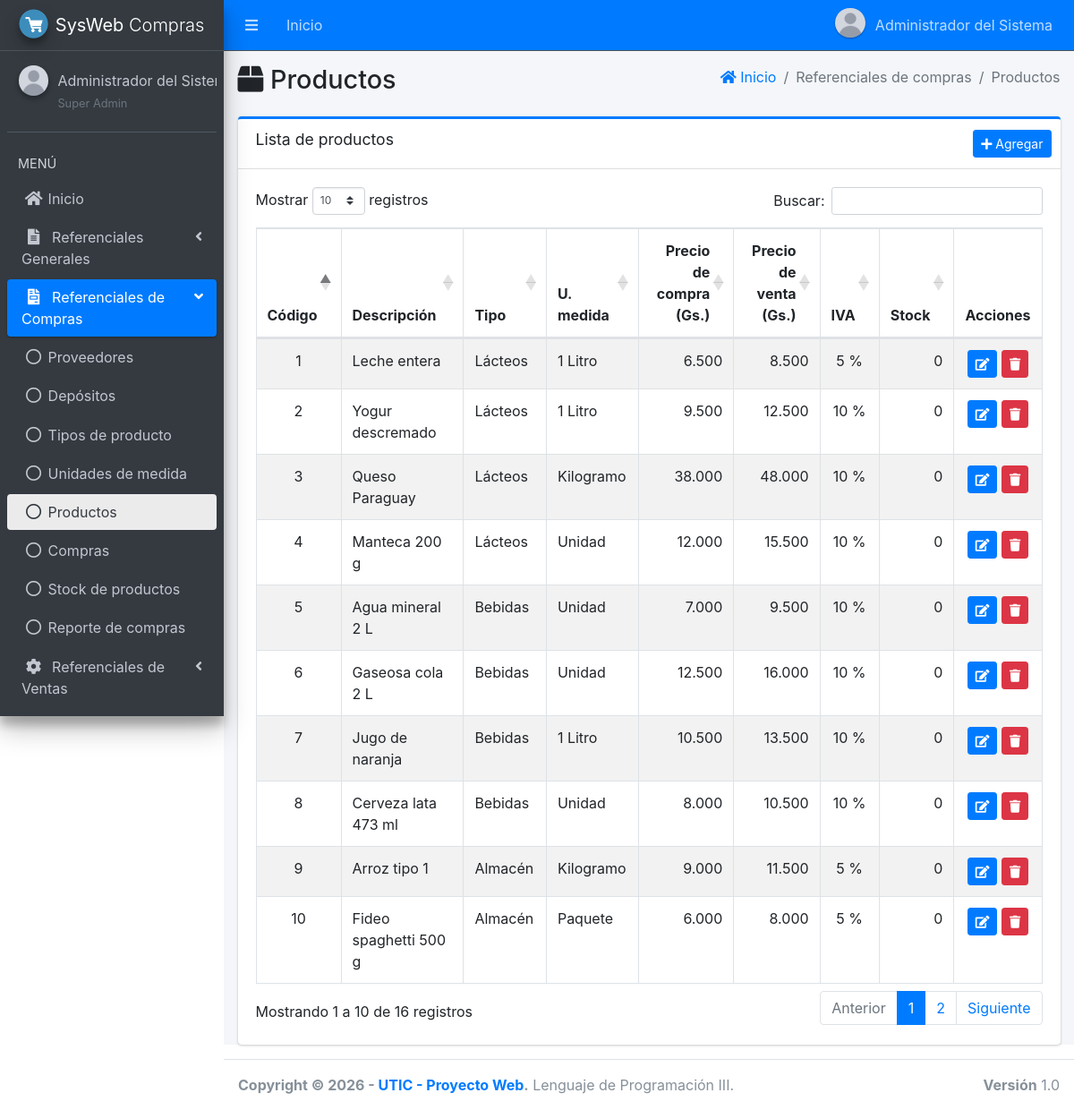
Page /main.php?module=productos (signed in) on the committed database.
### tables this page shows
CREATE TABLE menu (
    id_menu   INT AUTO_INCREMENT PRIMARY KEY,
    id_padre  INT NULL COMMENT 'NULL = opción de primer nivel o grupo',
    titulo    VARCHAR(50) NOT NULL,
    icono     VARCHAR(50) NOT NULL DEFAULT 'far fa-circle',
    modulo    VARCHAR(30) NULL COMMENT 'Clave del módulo (main.php?module=...). NULL = grupo',
    orden     INT NOT NULL DEFAULT 0,
    UNIQUE KEY uk_menu_modulo (modulo),
    CONSTRAINT fk_menu_padre FOREIGN KEY (id_padre)
        REFERENCES menu (id_menu) ON UPDATE CASCADE ON DELETE CASCADE
);

CREATE TABLE producto (
    cod_producto      INT AUTO_INCREMENT PRIMARY KEY,
    p_descrip         VARCHAR(100) NOT NULL,
    id_tipo_producto  INT NOT NULL,
    id_u_medida       INT NOT NULL,
    precio            DECIMAL(15,0) NOT NULL DEFAULT 0 COMMENT 'Precio de compra de referencia (Gs.)',
    precio_venta      DECIMAL(15,0) NOT NULL DEFAULT 0 COMMENT 'Precio de venta, IVA incluido (Gs.)',
    iva               TINYINT UNSIGNED NOT NULL DEFAULT 10 COMMENT 'Tasa de IVA: 10, 5 o 0 (exento)',
    UNIQUE KEY uk_producto (p_descrip),
    CONSTRAINT fk_producto_tipo FOREIGN KEY (id_tipo_producto)
        REFERENCES tipo_producto (id_tipo_producto) ON UPDATE CASCADE ON DELETE RESTRICT,
    CONSTRAINT fk_producto_medida FOREIGN KEY (id_u_medida)
        REFERENCES u_medida (id_u_medida) ON UPDATE CASCADE ON DELETE RESTRICT
);

CREATE TABLE tipo_producto (
    id_tipo_producto  INT AUTO_INCREMENT PRIMARY KEY,
    t_p_descrip       VARCHAR(60) NOT NULL,
    UNIQUE KEY uk_tipo_producto (t_p_descrip)
);

CREATE TABLE u_medida (
    id_u_medida   INT AUTO_INCREMENT PRIMARY KEY,
    u_descrip     VARCHAR(30) NOT NULL,
    UNIQUE KEY uk_u_medida (u_descrip)
);

### app/config/database.php (called while the page is built, shortened)
<?php
function db(): PDO
{
    static $pdo = null;
    if ($pdo === null) {
        $dsn = 'mysql:host=' . DB_HOST . ';port=' . DB_PORT . ';dbname=' . DB_NAME . ';charset=utf8mb4';
        try {
            $pdo = new PDO($dsn, DB_USER, DB_PASS, [
                PDO::ATTR_ERRMODE            => PDO::ERRMODE_EXCEPTION,
                PDO::ATTR_DEFAULT_FETCH_MODE => PDO::FETCH_ASSOC,
                PDO::ATTR_EMULATE_PREPARES   => false,
            ]);
            $pdo->exec("SET time_zone = '" . date('P') . "'");
        } catch (PDOException $e) {
            error_log('Error de conexión: ' . $e->getMessage());
            http_response_code(500);
            exit('No se pudo conectar con la base de datos. Verifique la configuración en config/config.php.');
        }
    }
    return $pdo;
}

### app/core/rutas.php (called while the page is built, shortened)
<?php
return [
    'start'             => ['start.php',                 'start'],
    'password'          => ['password/form.php',         'password'],
    'perfil'            => ['perfil/view.php',           'perfil'],
    'form_perfil'       => ['perfil/form.php',           'perfil'],
    'user'              => ['user/view.php',             'user'],
    'form_user'         => ['user/form.php',             'user'],
    'permisos'          => ['permisos/view.php',         'permisos'],
    'departamento'      => ['departamento/view.php',     'departamento'],
    'form_departamento' => ['departamento/form.php',     'departamento'],
    'ciudad'            => ['ciudad/view.php',           'ciudad'],
    'form_ciudad'       => ['ciudad/form.php',           'ciudad'],
    'proveedores'       => ['proveedores/view.php',      'proveedores'],
    'form_proveedores'  => ['proveedores/form.php',      'proveedores'],
    'deposito'          => ['simple/view.php',           'deposito'],
    'form_deposito'     => ['simple/form.php',           'deposito'],
    'tipo_producto'     => ['simple/view.php',           'tipo_producto'],
    'form_tipo_producto'=> ['simple/form.php',           'tipo_producto'],
    'u_medida'          => ['simple/view.php',           'u_medida'],
    'form_u_medida'     => ['simple/form.php',           'u_medida'],
    'productos'         => ['productos/view.php',        'productos'],
    'form_productos'    => ['productos/form.php',        'productos'],
    'clientes'          => ['clientes/view.php',         'clientes'],
    'form_clientes'     => ['clientes/form.php',         'clientes'],
    'compras'           => ['compras/view.php',          'compras'],
    'form_compras'      => ['compras/form.php',          'compras'],
    'detalle_compras'   => ['compras/detalle.php',       'compras'],
    'ventas'            => ['ventas/view.php',           'ventas'],
    'form_ventas'       => ['ventas/form.php',           'ventas'],
    'detalle_ventas'    => ['ventas/detalle.php',        'ventas'],
    'reporte_ventas'    => ['reporte_ventas/view.php',   'reporte_ventas'],
    'timbrado'          => ['timbrado/view.php',         'timbrado'],
    'stock'             => ['stock/view.php',            'stock'],
    'reporte_compras'   => ['reporte_compras/view.php',  'reporte_compras'],
];

### app/views/layout/content.php (called while the page is built, shortened)
<?php
[$archivo, $permiso] = $rutas[$module];
include __DIR__ . '/../' . $archivo;

### app/views/productos/view.php (the view, shortened to what this page needs)
<?php
$filas = db()->query('SELECT p.cod_producto, p.p_descrip, p.precio, p.precio_venta, p.iva, t.t_p_descrip, m.u_descrip,
                             COALESCE(SUM(s.cantidad), 0) AS stock
                      FROM producto p
                      JOIN tipo_producto t ON t.id_tipo_producto = p.id_tipo_producto
                      JOIN u_medida m ON m.id_u_medida = p.id_u_medida
                      LEFT JOIN stock s ON s.cod_producto = p.cod_producto
                      GROUP BY p.cod_producto, p.p_descrip, p.precio, p.precio_venta, p.iva, t.t_p_descrip, m.u_descrip
                      ORDER BY p.p_descrip')->fetchAll();
?>
<section class="content">
    <div class="container-fluid">
        <div class="card card-primary card-outline">
            <div class="card-header">
                <h3 class="card-title">Lista de productos</h3>
                <div class="card-tools">
                    <a href="main.php?module=form_productos&amp;form=add" class="btn btn-primary btn-sm"><i class="fas fa-plus"></i> Agregar</a>
                </div>
            </div>
            <div class="card-body table-responsive">
                <table class="table table-bordered table-striped table-hover datatable">
                    <thead>
                    <tr>
                        <th class="text-center">Código</th>
                        <th>Descripción</th>
                        <th>Tipo</th>
                        <th>U. medida</th>
                        <th class="text-right">Precio de compra (Gs.)</th>
                        <th class="text-right">Precio de venta (Gs.)</th>
                        <th class="text-center">IVA</th>
                        <th class="text-right">Stock</th>
                        <th class="text-center no-sort">Acciones</th>
                    </tr>
                    </thead>
                    <tbody>
                    <?php foreach ($filas as $f): ?>
                        <tr>
                            <td class="text-center"><?= (int) $f['cod_producto'] ?></td>
                            <td><?= e($f['p_descrip']) ?></td>
                            <td><?= e($f['t_p_descrip']) ?></td>
                            <td><?= e($f['u_descrip']) ?></td>
                            <td class="text-right" data-order="<?= (int) $f['precio'] ?>"><?= gs($f['precio']) ?></td>
                            <td class="text-right" data-order="<?= (int) $f['precio_venta'] ?>"><?= gs($f['precio_venta']) ?></td>
                            <td class="text-center"><?= (int) $f['iva'] === 0 ? 'Exento' : (int) $f['iva'] . ' %' ?></td>
                            <td class="text-right" data-order="<?= (int) $f['stock'] ?>"><?= gs($f['stock']) ?></td>
                            <td class="text-center text-nowrap">
                                <a href="main.php?module=form_productos&amp;form=edit&amp;id=<?= (int) $f['cod_producto'] ?>"
                                   class="btn btn-primary btn-sm" title="Modificar"><i class="fas fa-edit"></i></a>
                                <form action="modules/productos/procesar.php?act=delete" method="post" class="d-inline"
                                      onsubmit="return confirm('¿Confirma eliminar el producto seleccionado?');">
                                    <button type="submit" class="btn btn-danger btn-sm" title="Eliminar"><i class="fas fa-trash"></i></button>
                                </form>
                            </td>
                        </tr>
                    <?php endforeach; ?>
                    </tbody>
                </table>
            </div>
        </div>
    </div>
</section>

### app/views/layout/side_menu.php (shortened to what this page needs)
<?php
$items = db()->query('SELECT id_menu, id_padre, titulo, icono, modulo FROM menu ORDER BY orden, id_menu')->fetchAll();
$raiz  = [];
$hijos = [];
foreach ($items as $it) {
    if ($it['id_padre'] === null) {
        $raiz[] = $it;
    } else {
        $hijos[(int) $it['id_padre']][] = $it;
    }
}
function menu_enlace(array $it, string $modulo_actual, bool $hijo): string
{
    $activo = $it['modulo'] === $modulo_actual ? ' active' : '';
    $icono  = $hijo ? 'far fa-circle nav-icon' : 'nav-icon ' . $it['icono'];
    return '<li class="nav-item"><a href="main.php?module=' . e($it['modulo']) . '" class="nav-link' . $activo . '">'
         . '<i class="' . e($icono) . '"></i><p>' . e($it['titulo']) . '</p></a></li>';
}
?>
<aside class="main-sidebar sidebar-dark-primary elevation-4">
    <a href="main.php?module=start" class="brand-link">
        <img src="assets/img/logo.png" alt="Logo" class="brand-image img-circle elevation-3">
        <span class="brand-text font-weight-light"><b><?= e(APP_SHORT) ?></b> Compras</span>
    </a>
    <div class="sidebar">
        <div class="user-panel mt-3 pb-3 mb-3 d-flex">
            <div class="image">
                <img src="<?= e(foto_url($_SESSION['foto'] ?? null)) ?>" class="img-circle elevation-2" alt="Foto">
            </div>
            <div class="info">
                <a href="main.php?module=perfil" class="d-block"><?= e($_SESSION['nombre']) ?></a>
                <small class="text-muted"><?= e($_SESSION['rol']) ?></small>
            </div>
        </div>
        <nav class="mt-2">
            <ul class="nav nav-pills nav-sidebar flex-column" data-widget="treeview" role="menu" data-accordion="false">
                <li class="nav-header">MENÚ</li>
                <?php foreach ($raiz as $it): ?>
                    <?php if ($it['modulo'] !== null): ?>
                        <?php if (can($it['modulo'])) echo menu_enlace($it, $modulo_actual, false); ?>
                    <?php else:
                        $visibles = array_filter($hijos[(int) $it['id_menu']] ?? [], static function ($h) {
                            return can($h['modulo']);
                        });
                        $abierto = in_array($modulo_actual, array_column($visibles, 'modulo'), true);
                    ?>
                        <li class="nav-item<?= $abierto ? ' menu-open' : '' ?>">
                            <a href="#" class="nav-link<?= $abierto ? ' active' : '' ?>">
                                <i class="nav-icon <?= e($it['icono']) ?>"></i>
                                <p><?= e($it['titulo']) ?> <i class="right fas fa-angle-left"></i></p>
                            </a>
                            <ul class="nav nav-treeview">
                                <?php foreach ($visibles as $h) echo menu_enlace($h, $modulo_actual, true); ?>
                            </ul>
                        </li>
                    <?php endif; ?>
                <?php endforeach; ?>
            </ul>
        </nav>
    </div>
</aside>

### public/assets/css/style.css (style rules this page uses)
.user-image, .user-panel .image img, .user-header img { object-fit: cover; }

### rows in the picture
menu: titulo "Inicio"
menu: titulo "Referenciales Generales"
menu: titulo "Referenciales de Compras"
menu: titulo "Proveedores"
menu: titulo "Depósitos"
menu: titulo "Tipos de producto"
menu: titulo "Unidades de medida"
menu: titulo "Productos"
menu: titulo "Compras"
menu: titulo "Stock de productos"
menu: titulo "Reporte de compras"
menu: titulo "Referenciales de Ventas"
producto: cod_producto "5", p_descrip "Agua mineral 2 L", id_tipo_producto.t_p_descrip "Bebidas", id_u_medida.u_descrip "Unidad", precio "7.000", precio_venta "9.500", iva "10", stock "0"
producto: cod_producto "9", p_descrip "Arroz tipo 1", id_tipo_producto.t_p_descrip "Almacén", id_u_medida.u_descrip "Kilogramo", precio "9.000", precio_venta "11.500", iva "5", stock "0"
producto: cod_producto "8", p_descrip "Cerveza lata 473 ml", id_tipo_producto.t_p_descrip "Bebidas", id_u_medida.u_descrip "Unidad", precio "8.000", precio_venta "10.500", iva "10", stock "0"
producto: cod_producto "10", p_descrip "Fideo spaghetti 500 g", id_tipo_producto.t_p_descrip "Almacén", id_u_medida.u_descrip "Paquete", precio "6.000", precio_venta "8.000", iva "5", stock "0"
producto: cod_producto "6", p_descrip "Gaseosa cola 2 L", id_tipo_producto.t_p_descrip "Bebidas", id_u_medida.u_descrip "Unidad", precio "12.500", precio_venta "16.000", iva "10", stock "0"
producto: cod_producto "7", p_descrip "Jugo de naranja", id_tipo_producto.t_p_descrip "Bebidas", id_u_medida.u_descrip "1 Litro", precio "10.500", precio_venta "13.500", iva "10", stock "0"
producto: cod_producto "1", p_descrip "Leche entera", id_tipo_producto.t_p_descrip "Lácteos", id_u_medida.u_descrip "1 Litro", precio "6.500", precio_venta "8.500", iva "5", stock "0"
producto: cod_producto "4", p_descrip "Manteca 200 g", id_tipo_producto.t_p_descrip "Lácteos", id_u_medida.u_descrip "Unidad", precio "12.000", precio_venta "15.500", iva "10", stock "0"
producto: cod_producto "3", p_descrip "Queso Paraguay", id_tipo_producto.t_p_descrip "Lácteos", id_u_medida.u_descrip "Kilogramo", precio "38.000", precio_venta "48.000", iva "10", stock "0"
producto: cod_producto "2", p_descrip "Yogur descremado", id_tipo_producto.t_p_descrip "Lácteos", id_u_medida.u_descrip "1 Litro", precio "9.500", precio_venta "12.500", iva "10", stock "0"

### other values in the picture
$_SESSION['nombre'] "Administrador del Sistema"
APP_SHORT "SysWeb"
$_SESSION['nombre'] "Administrador del…"
$_SESSION['rol'] "Super Admin"
$titulo "Productos"
$texto "Referenciales de compras"
$texto "Productos"
